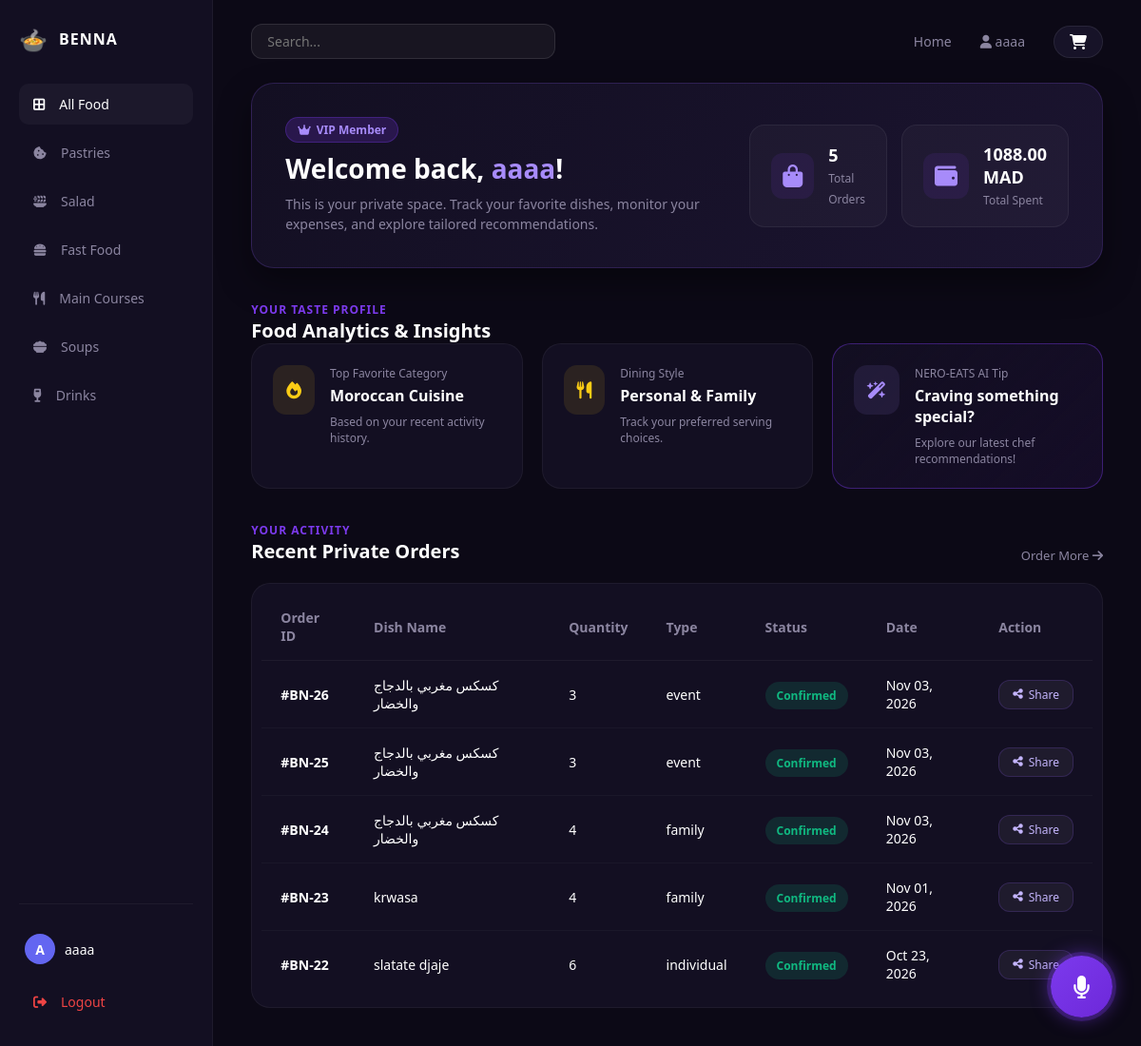
The app's page /orders/my-room/ (signed in) with its own data.
### orders/models.py (models this page shows, shortened)
class Order(models.Model):
    CHOICES_TYPE = [
        ('Individual', 'Individual'),
        ('Family', 'Family'),
        ('Event', 'Event'),
    ]
    user = models.ForeignKey(User, on_delete=models.CASCADE, related_name='orders', null=True, blank=True)
    food_item = models.ForeignKey(FoodItem, on_delete=models.SET_NULL, null=True, blank=True, related_name='orders')
    full_name = models.CharField(max_length=100)
    phone_number = models.CharField(max_length=15)
    delivery_address = models.TextField()
    dish_counter = models.PositiveIntegerField(default=1)
    request_type = models.CharField(max_length=20, choices=CHOICES_TYPE, default='Individual')
    created_at = models.DateTimeField(auto_now_add=True)
    is_seen = models.BooleanField(default=False)

### product/models.py (models this page shows, shortened)
class FoodItem(models.Model):
  choice = [
      ('Pastries','Pastries'),
      ('Salad','Salad'),
      ('Fast Food','Fast Food'),
      ('Main courses', 'Main courses'),
      ('Soups','Soups'),
      ('Drinks','Drinks'),
  ]
  category = models.CharField(max_length=100, choices=choice)
  name = models.CharField(max_length=200)
  description = models.TextField(blank=True, null=True)
  price = models.DecimalField(max_digits=6, decimal_places=2)
  image = models.ImageField(upload_to='food_images/', blank=True, null=True)
  image2 = models.ImageField(upload_to='food_images/', blank=True, null=True)
  image3 = models.ImageField(upload_to='food_images/', blank=True, null=True)
  image4 = models.ImageField(upload_to='food_images/', blank=True, null=True)
  rating = models.PositiveIntegerField(default=5)
  reviews_count = models.PositiveIntegerField(default=128)
  is_chef_special = models.BooleanField(default=False)

### orders/views.py (the view)
# urls.py: path('my-room/', views.customer_dashboard, name='customer_dashboard'),
@login_required(login_url='login')
def customer_dashboard(request):
    user_orders = Order.objects.filter(user=request.user).order_by('-created_at')
    Order.objects.filter(user=request.user, is_seen=False).update(is_seen=True)
    total_orders = user_orders.count()
    total_spent = sum((order.food_item.price * order.dish_counter) for order in user_orders if order.food_item)
    context = {
        'orders': user_orders,
        'total_orders': total_orders,
        'total_spent': total_spent,
    }
    return render(request, 'pages/customer_dashboard.html', context)

### orders/context_processors.py (called while the page is built)
def cart_unseen_count(request):
    if request.user.is_authenticated:
        count = Order.objects.filter(user=request.user, is_seen=False).count()
        return {'unseen_orders_count': count}
    return {'unseen_orders_count': 0}

### templates/pages/customer_dashboard.html (shortened to what this page needs)
{% extends 'base.html' %}
{% load static %}
{% block content %}
<div class="dashboard-page">
    <section class="dashboard-hero">
        <div class="hero-welcome">
            <span class="user-badge"><i class="fa-solid fa-crown"></i> VIP Member</span>
            <h1>Welcome back, <span class="username-highlight">{{ request.user.username|default:"Customer" }}</span>!</h1>
            <p>This is your private space. Track your favorite dishes, monitor your expenses, and explore tailored recommendations.</p>
        </div>
        <div class="hero-stats-mini">
            <div class="mini-stat-card">
                <i class="fa-solid fa-bag-shopping"></i>
                <div>
                    <strong>{{ total_orders }}</strong>
                    <span>Total Orders</span>
                </div>
            </div>
            <div class="mini-stat-card">
                <i class="fa-solid fa-wallet"></i>
                <div>
                    <strong>{{ total_spent }} MAD</strong>
                    <span>Total Spent</span>
                </div>
            </div>
        </div>
    </section>
    <section class="analytics-section">
        <div class="section-heading">
            <div>
                <p class="section-eyebrow">Your Taste Profile</p>
                <h2>Food Analytics & Insights</h2>
            </div>
        </div>
        <div class="analytics-grid">
            <div class="analytics-card">
                <div class="analytics-icon-box"><i class="fa-solid fa-fire"></i></div>
                <div class="analytics-info">
                    <span>Top Favorite Category</span>
                    <h3>Moroccan Cuisine</h3>
                    <p>Based on your recent activity history.</p>
                </div>
            </div>
            <div class="analytics-card">
                <div class="analytics-icon-box"><i class="fa-solid fa-utensils"></i></div>
                <div class="analytics-info">
                    <span>Dining Style</span>
                    <h3>Personal & Family</h3>
                    <p>Track your preferred serving choices.</p>
                </div>
            </div>
            <div class="analytics-card highlight-glow">
                <div class="analytics-icon-box special"><i class="fa-solid fa-wand-magic-sparkles"></i></div>
                <div class="analytics-info">
                    <span>NERO-EATS AI Tip</span>
                    <h3>Craving something special?</h3>
                    <p>Explore our latest chef recommendations!</p>
                </div>
            </div>
        </div>
    </section>
    <section class="private-orders-section">
        <div class="section-heading">
            <div>
                <p class="section-eyebrow">Your Activity</p>
                <h2>Recent Private Orders</h2>
            </div>
            <a href="{% url 'all' %}">Order More <i class="fa-solid fa-arrow-right"></i></a>
        </div>
        <div class="orders-table-wrapper">
            <table class="private-orders-table">
                <thead>
                    <tr>
                        <th>Order ID</th>
                        <th>Dish Name</th>
                        <th>Quantity</th>
                        <th>Type</th>
                        <th>Status</th>
                        <th>Date</th>
                        <th>Action</th>
                    </tr>
                </thead>
                <tbody>
                    {% if orders %}
                        {% for order in orders %}
                        <tr>
                            <td><strong>#BN-{{ order.id }}</strong></td>
                            <td>{{ order.food_item.name|default:"Custom Item" }}</td>
                            <td>{{ order.dish_counter }}</td>
                            <td>{{ order.request_type }}</td>
                            <td><span class="status-badge delivered">Confirmed</span></td>
                            <td>{{ order.created_at|date:"M d, Y" }}</td>
                            <td>
                                <button class="share-btn" onclick="shareDish('{{ order.food_item.name|default:"Dish" }}')">
                                    <i class="fa-solid fa-share-nodes"></i> Share
                                </button>
                            </td>
                        </tr>
                        {% endfor %}
                    {% else %}
                        <tr>
                            <td colspan="7" style="text-align: center; padding: 40px; color: #8b85a0;">
                                No orders found yet. Start ordering your favorite meals!
                            </td>
                        </tr>
                    {% endif %}
                </tbody>
            </table>
        </div>
    </section>
</div>
{% endblock content %}

### templates/parts/sidebar.html (shortened to what this page needs)
<aside class="sidebar">
    <div>
        <div class="logo-area">
            <div class="logo-icon">🍲</div>
            <div class="logo-text">BENNA</div>
        </div>
        <nav class="nav-links">
            <a href="{% url 'all' %}" class="nav-item active"><i class="fa-solid fa-border-all"></i> All Food</a>
            <a href="{% url 'pastries' %}" class="nav-item"><i class="fa-solid fa-cookie-bite"></i> Pastries</a>
            <a href="{% url 'salad' %}" class="nav-item"><i class="fa-solid fa-plate-wheat"></i> Salad</a>
            <a href="{% url 'FastFood' %}" class="nav-item"><i class="fa-solid fa-burger"></i> Fast Food</a>
            <a href="{% url 'MainCourses' %}" class="nav-item"><i class="fa-solid fa-utensils"></i> Main Courses</a>
            <a href="{% url 'soups' %}" class="nav-item"><i class="fa-solid fa-bowl-food"></i> Soups</a>
            <a href="{% url 'drinks' %}" class="nav-item"><i class="fa-solid fa-wine-glass"></i> Drinks</a>
        </nav>
    </div>
    <div class="sidebar-footer">
        {% if request.user.is_authenticated %}
            <a href="{% url 'customer_dashboard' %}" class="user-profile-link" style="text-decoration: none; color: inherit;">
                <div class="user-profile" style="cursor: pointer; transition: 0.2s; padding: 6px; border-radius: 12px;">
                    <div class="avatar">{{ request.user.username|slice:":1"|upper }}</div>
                    <span style="font-size: 14px; font-weight: 500;">{{ request.user.username }}</span>
                </div>
            </a>
            <a href="{% url 'logout' %}" class="nav-item logout" style="color: #ef4444;"><i class="fa-solid fa-right-from-bracket"></i> Logout</a>
        {% endif %}
    </div>
</aside>

### templates/parts/header.html (shortened to what this page needs)
<header>
    <form action="{% url 'all' %}" method="GET" class="search-bar">
        <input type="text" name="q" value="{{ request.GET.q|default:'' }}" placeholder="Search..." />
    </form>
    <div class="header-nav">
        <a href="{% url 'all' %}">Home</a>
        {% if request.user.is_authenticated %}
            <a href="{% url 'customer_dashboard' %}"><i class="fa-solid fa-user"></i> {{ request.user.username }}</a>
        {% else %}
            <a href="{% url 'login' %}"><i class="fa-solid fa-right-to-bracket"></i> Sign In</a>
        {% endif %}
        <div class="cart-badge">
            <i class="fa-solid fa-cart-shopping"></i>
        </div>
    </div>
</header>

### records on screen
Order: id "26", food_item.name "كسكس مغربي بالدجاج والخضار", dish_counter "3", request_type "event", created_at "Nov 03, 2026"
Order: id "25", food_item.name "كسكس مغربي بالدجاج والخضار", dish_counter "3", request_type "event", created_at "Nov 03, 2026"
Order: id "24", food_item.name "كسكس مغربي بالدجاج والخضار", dish_counter "4", request_type "family", created_at "Nov 03, 2026"
Order: id "23", food_item.name "krwasa", dish_counter "4", request_type "family", created_at "Nov 01, 2026"
Order: id "22", food_item.name "slatate djaje", dish_counter "6", request_type "individual", created_at "Oct 23, 2026"

### other values on screen
{{ request.user.username|slice:":1"|upper }} "A"
{{ request.user.username }} "aaaa"
{{ request.user.username|default:"Customer" }} "aaaa"
{{ total_orders }} "5"
{{ total_spent }} "1088.00"
